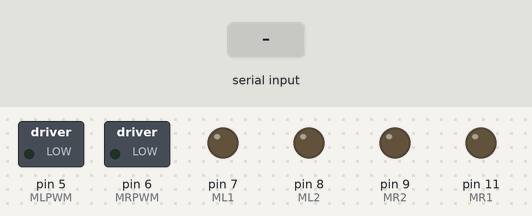
The sketch below on a simulated Arduino Uno, built with avr-gcc and run on an emulated ATmega328P. On the bench: switched loads named in the sketch (green lamp = pin HIGH), output pins drawn as LEDs (lit = HIGH). The inputs (shaded band) are chosen by the test bench.

Above: at 1.2 s.
1.3 s: "w" received over the second serial link
At 2.5 s:
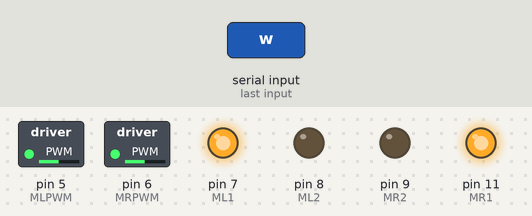
2.8 s: "s" received over the second serial link
At 3.7 s:
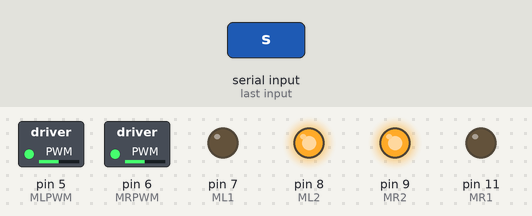
4.3 s: "d" received over the second serial link
At 4.8 s:
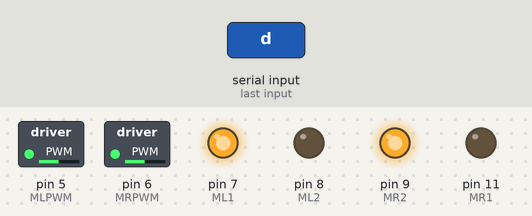
5.8 s: "a" received over the second serial link
At 7.1 s:
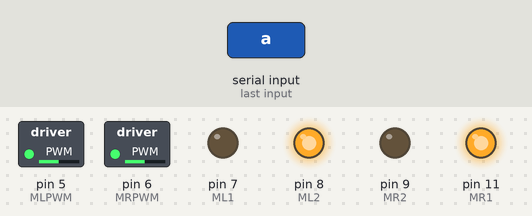
Timing chart, 0 to 8.3 s (numbered marks = the images above; inputs shaded):
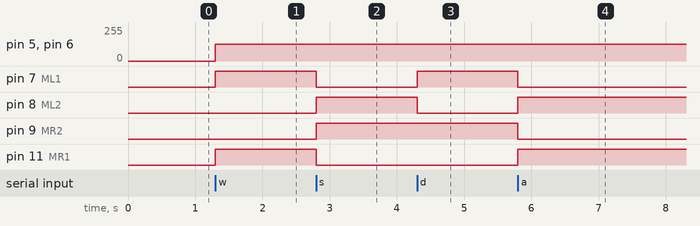

The sketch:

BT.ino
```cpp
#include <SoftwareSerial.h>
SoftwareSerial BT(0,1); // RX, TX recorder que se cruzan
// Motor 1
#define ML1 7
#define ML2 8
#define MLPWM 5
#define MR1 11
#define MR2 9
#define MRPWM 6
void setup() {
 Serial.begin(9600);
 BT.begin(9600);
 pinMode(ML1,OUTPUT);
 pinMode(ML2,OUTPUT);
 pinMode(MLPWM,OUTPUT);
 pinMode(MR1,OUTPUT);
 pinMode(MR2,OUTPUT);
 pinMode(MRPWM,OUTPUT);
}
void loop() {
  if (BT.available()){
    char dato=BT.read();
    switch(dato){
      case 'w':
        Motoradelante(125);
        break;
      case 's':
        Motorrever(125);
        break;
      case 'd':
        Motorder(125);
        break;
      case 'a':
        Motorizq(125);
        break;
      case 'p':
        Motorpausa();
        break;
    }
  }
}
void Motoradelante(int VEL){
  analogWrite(MLPWM,VEL);
  analogWrite(MRPWM,VEL);
  digitalWrite(ML1,HIGH);
  digitalWrite(ML2,LOW);
  digitalWrite(MR1,HIGH);
  digitalWrite(MR2,LOW);
}
void Motorrever(int VEL){
  analogWrite(MLPWM,VEL);
  analogWrite(MRPWM,VEL);
  digitalWrite(ML1,LOW);
  digitalWrite(ML2,HIGH);
  digitalWrite(MR1,LOW);
  digitalWrite(MR2,HIGH);
}
void Motorpausa(){
  analogWrite(MLPWM,0);
  analogWrite(MRPWM,0);
  digitalWrite(ML1,LOW);
  digitalWrite(ML2,LOW);
  digitalWrite(MR1,LOW);
  digitalWrite(MR2,LOW);
}
void Motorder(int VEL){
  analogWrite(MLPWM,VEL);
  analogWrite(MRPWM,VEL);
  digitalWrite(ML1,HIGH);
  digitalWrite(ML2,LOW);
  digitalWrite(MR1,LOW);
  digitalWrite(MR2,HIGH);
}
void Motorizq(int VEL){
  analogWrite(MLPWM,VEL);
  analogWrite(MRPWM,VEL);
  digitalWrite(ML1,LOW);
  digitalWrite(ML2,HIGH);
  digitalWrite(MR1,HIGH);
  digitalWrite(MR2,LOW);
}
```

Measured:
- after the input at 1.3 s, pin 5 (MLPWM), pin 6 (MRPWM): 0/255 → 125/255 at once; pin 7 (ML1), pin 11 (MR1): LOW → HIGH at once
- after the input at 2.8 s, pin 7 (ML1), pin 11 (MR1): HIGH → LOW at once; pin 8 (ML2), pin 9 (MR2): LOW → HIGH at once
- after the input at 4.3 s, pin 7 (ML1): LOW → HIGH at once; pin 8 (ML2): HIGH → LOW at once
- after the input at 5.8 s, pin 7 (ML1), pin 9 (MR2): HIGH → LOW at once; pin 8 (ML2), pin 11 (MR1): LOW → HIGH at once
